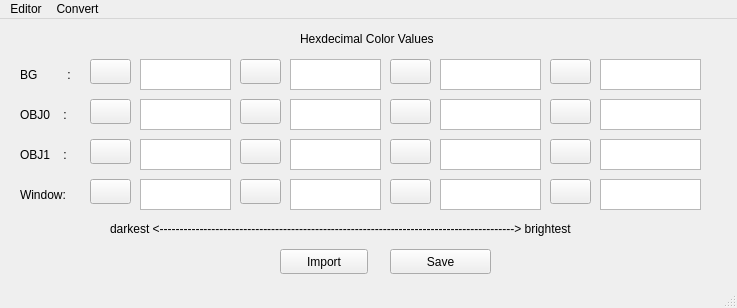
<?xml version="1.0" encoding="UTF-8"?>
<ui version="4.0">
 <class>MainWindow</class>
 <widget class="QMainWindow" name="MainWindow">
  <property name="geometry">
   <rect>
    <x>0</x>
    <y>0</y>
    <width>737</width>
    <height>308</height>
   </rect>
  </property>
  <property name="windowTitle">
   <string>MainWindow</string>
  </property>
  <widget class="QWidget" name="centralwidget">
   <widget class="QPushButton" name="btn_save">
    <property name="geometry">
     <rect>
      <x>390</x>
      <y>230</y>
      <width>101</width>
      <height>25</height>
     </rect>
    </property>
    <property name="text">
     <string>Save</string>
    </property>
   </widget>
   <widget class="QTextEdit" name="txt_bg_0">
    <property name="geometry">
     <rect>
      <x>140</x>
      <y>40</y>
      <width>91</width>
      <height>31</height>
     </rect>
    </property>
   </widget>
   <widget class="QTextEdit" name="txt_obj1_0">
    <property name="geometry">
     <rect>
      <x>140</x>
      <y>120</y>
      <width>91</width>
      <height>31</height>
     </rect>
    </property>
   </widget>
   <widget class="QTextEdit" name="txt_obj0_0">
    <property name="geometry">
     <rect>
      <x>140</x>
      <y>80</y>
      <width>91</width>
      <height>31</height>
     </rect>
    </property>
   </widget>
   <widget class="QTextEdit" name="txt_window_0">
    <property name="geometry">
     <rect>
      <x>140</x>
      <y>160</y>
      <width>91</width>
      <height>31</height>
     </rect>
    </property>
   </widget>
   <widget class="QLabel" name="lbl_bg">
    <property name="geometry">
     <rect>
      <x>20</x>
      <y>40</y>
      <width>61</width>
      <height>31</height>
     </rect>
    </property>
    <property name="text">
     <string>BG         :</string>
    </property>
   </widget>
   <widget class="QLabel" name="lbl_obj0">
    <property name="geometry">
     <rect>
      <x>20</x>
      <y>80</y>
      <width>61</width>
      <height>31</height>
     </rect>
    </property>
    <property name="text">
     <string>OBJ0    :</string>
    </property>
   </widget>
   <widget class="QLabel" name="lbl_obj1">
    <property name="geometry">
     <rect>
      <x>20</x>
      <y>120</y>
      <width>61</width>
      <height>31</height>
     </rect>
    </property>
    <property name="text">
     <string>OBJ1    :</string>
    </property>
   </widget>
   <widget class="QLabel" name="lbl_window">
    <property name="geometry">
     <rect>
      <x>20</x>
      <y>160</y>
      <width>61</width>
      <height>31</height>
     </rect>
    </property>
    <property name="text">
     <string>Window:</string>
    </property>
   </widget>
   <widget class="QLabel" name="lbl_scale">
    <property name="geometry">
     <rect>
      <x>110</x>
      <y>200</y>
      <width>531</width>
      <height>20</height>
     </rect>
    </property>
    <property name="text">
     <string>darkest &lt;-----------------------------------------------------------------------------------------&gt; brightest</string>
    </property>
   </widget>
   <widget class="QLabel" name="lbl_title">
    <property name="geometry">
     <rect>
      <x>300</x>
      <y>10</y>
      <width>191</width>
      <height>20</height>
     </rect>
    </property>
    <property name="text">
     <string>Hexdecimal Color Values</string>
    </property>
   </widget>
   <widget class="QTextEdit" name="txt_obj1_1">
    <property name="geometry">
     <rect>
      <x>290</x>
      <y>120</y>
      <width>91</width>
      <height>31</height>
     </rect>
    </property>
   </widget>
   <widget class="QTextEdit" name="txt_obj0_1">
    <property name="geometry">
     <rect>
      <x>290</x>
      <y>80</y>
      <width>91</width>
      <height>31</height>
     </rect>
    </property>
   </widget>
   <widget class="QTextEdit" name="txt_bg_1">
    <property name="geometry">
     <rect>
      <x>290</x>
      <y>40</y>
      <width>91</width>
      <height>31</height>
     </rect>
    </property>
   </widget>
   <widget class="QTextEdit" name="txt_window_1">
    <property name="geometry">
     <rect>
      <x>290</x>
      <y>160</y>
      <width>91</width>
      <height>31</height>
     </rect>
    </property>
   </widget>
   <widget class="QTextEdit" name="txt_obj1_2">
    <property name="geometry">
     <rect>
      <x>440</x>
      <y>120</y>
      <width>101</width>
      <height>31</height>
     </rect>
    </property>
   </widget>
   <widget class="QTextEdit" name="txt_obj0_2">
    <property name="geometry">
     <rect>
      <x>440</x>
      <y>80</y>
      <width>101</width>
      <height>31</height>
     </rect>
    </property>
   </widget>
   <widget class="QTextEdit" name="txt_bg_2">
    <property name="geometry">
     <rect>
      <x>440</x>
      <y>40</y>
      <width>101</width>
      <height>31</height>
     </rect>
    </property>
   </widget>
   <widget class="QTextEdit" name="txt_window_2">
    <property name="geometry">
     <rect>
      <x>440</x>
      <y>160</y>
      <width>101</width>
      <height>31</height>
     </rect>
    </property>
   </widget>
   <widget class="QTextEdit" name="txt_obj1_3">
    <property name="geometry">
     <rect>
      <x>600</x>
      <y>120</y>
      <width>101</width>
      <height>31</height>
     </rect>
    </property>
   </widget>
   <widget class="QTextEdit" name="txt_obj0_3">
    <property name="geometry">
     <rect>
      <x>600</x>
      <y>80</y>
      <width>101</width>
      <height>31</height>
     </rect>
    </property>
   </widget>
   <widget class="QTextEdit" name="txt_bg_3">
    <property name="geometry">
     <rect>
      <x>600</x>
      <y>40</y>
      <width>101</width>
      <height>31</height>
     </rect>
    </property>
   </widget>
   <widget class="QTextEdit" name="txt_window_3">
    <property name="geometry">
     <rect>
      <x>600</x>
      <y>160</y>
      <width>101</width>
      <height>31</height>
     </rect>
    </property>
   </widget>
   <widget class="QPushButton" name="btn_bg_0">
    <property name="geometry">
     <rect>
      <x>90</x>
      <y>40</y>
      <width>41</width>
      <height>25</height>
     </rect>
    </property>
    <property name="text">
     <string/>
    </property>
   </widget>
   <widget class="QPushButton" name="btn_obj0_0">
    <property name="geometry">
     <rect>
      <x>90</x>
      <y>80</y>
      <width>41</width>
      <height>25</height>
     </rect>
    </property>
    <property name="text">
     <string/>
    </property>
   </widget>
   <widget class="QPushButton" name="btn_obj1_0">
    <property name="geometry">
     <rect>
      <x>90</x>
      <y>120</y>
      <width>41</width>
      <height>25</height>
     </rect>
    </property>
    <property name="text">
     <string/>
    </property>
   </widget>
   <widget class="QPushButton" name="btn_window_0">
    <property name="geometry">
     <rect>
      <x>90</x>
      <y>160</y>
      <width>41</width>
      <height>25</height>
     </rect>
    </property>
    <property name="text">
     <string/>
    </property>
   </widget>
   <widget class="QPushButton" name="btn_window_1">
    <property name="geometry">
     <rect>
      <x>240</x>
      <y>160</y>
      <width>41</width>
      <height>25</height>
     </rect>
    </property>
    <property name="text">
     <string/>
    </property>
   </widget>
   <widget class="QPushButton" name="btn_obj0_1">
    <property name="geometry">
     <rect>
      <x>240</x>
      <y>80</y>
      <width>41</width>
      <height>25</height>
     </rect>
    </property>
    <property name="text">
     <string/>
    </property>
   </widget>
   <widget class="QPushButton" name="btn_bg_1">
    <property name="geometry">
     <rect>
      <x>240</x>
      <y>40</y>
      <width>41</width>
      <height>25</height>
     </rect>
    </property>
    <property name="text">
     <string/>
    </property>
   </widget>
   <widget class="QPushButton" name="btn_obj1_1">
    <property name="geometry">
     <rect>
      <x>240</x>
      <y>120</y>
      <width>41</width>
      <height>25</height>
     </rect>
    </property>
    <property name="text">
     <string/>
    </property>
   </widget>
   <widget class="QPushButton" name="btn_window_2">
    <property name="geometry">
     <rect>
      <x>390</x>
      <y>160</y>
      <width>41</width>
      <height>25</height>
     </rect>
    </property>
    <property name="text">
     <string/>
    </property>
   </widget>
   <widget class="QPushButton" name="btn_obj0_2">
    <property name="geometry">
     <rect>
      <x>390</x>
      <y>80</y>
      <width>41</width>
      <height>25</height>
     </rect>
    </property>
    <property name="text">
     <string/>
    </property>
   </widget>
   <widget class="QPushButton" name="btn_bg_2">
    <property name="geometry">
     <rect>
      <x>390</x>
      <y>40</y>
      <width>41</width>
      <height>25</height>
     </rect>
    </property>
    <property name="text">
     <string/>
    </property>
   </widget>
   <widget class="QPushButton" name="btn_obj1_2">
    <property name="geometry">
     <rect>
      <x>390</x>
      <y>120</y>
      <width>41</width>
      <height>25</height>
     </rect>
    </property>
    <property name="text">
     <string/>
    </property>
   </widget>
   <widget class="QPushButton" name="btn_window_3">
    <property name="geometry">
     <rect>
      <x>550</x>
      <y>160</y>
      <width>41</width>
      <height>25</height>
     </rect>
    </property>
    <property name="text">
     <string/>
    </property>
   </widget>
   <widget class="QPushButton" name="btn_obj0_3">
    <property name="geometry">
     <rect>
      <x>550</x>
      <y>80</y>
      <width>41</width>
      <height>25</height>
     </rect>
    </property>
    <property name="text">
     <string/>
    </property>
   </widget>
   <widget class="QPushButton" name="btn_bg_3">
    <property name="geometry">
     <rect>
      <x>550</x>
      <y>40</y>
      <width>41</width>
      <height>25</height>
     </rect>
    </property>
    <property name="text">
     <string/>
    </property>
   </widget>
   <widget class="QPushButton" name="btn_obj1_3">
    <property name="geometry">
     <rect>
      <x>550</x>
      <y>120</y>
      <width>41</width>
      <height>25</height>
     </rect>
    </property>
    <property name="text">
     <string/>
    </property>
   </widget>
   <widget class="QPushButton" name="btn_import">
    <property name="geometry">
     <rect>
      <x>280</x>
      <y>230</y>
      <width>88</width>
      <height>25</height>
     </rect>
    </property>
    <property name="text">
     <string>Import</string>
    </property>
   </widget>
  </widget>
  <widget class="QMenuBar" name="menubar">
   <property name="geometry">
    <rect>
     <x>0</x>
     <y>0</y>
     <width>737</width>
     <height>22</height>
    </rect>
   </property>
   <widget class="QMenu" name="menuAnalogue_Pocket_Gameboy_Palettes">
    <property name="title">
     <string>Editor</string>
    </property>
    <addaction name="separator"/>
   </widget>
   <widget class="QMenu" name="menuConvert">
    <property name="title">
     <string>Convert</string>
    </property>
   </widget>
   <addaction name="menuAnalogue_Pocket_Gameboy_Palettes"/>
   <addaction name="menuConvert"/>
  </widget>
  <widget class="QStatusBar" name="statusbar"/>
 </widget>
 <resources/>
 <connections/>
</ui>
